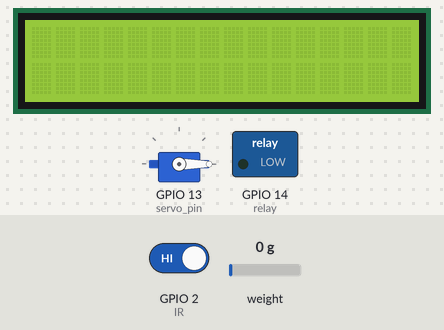
Simulated run of this sketch. Board: ESP32. On the bench: 16×2 character LCD, servo, switched loads named in the sketch (green lamp = pin HIGH). The test bench sets the inputs (shaded band); at power-on: GPIO 2 (IR) HIGH, weight on the scale 0 g. WiFi joins after 1.5 s; servers stay silent unless stated; no MQTT or app messages arrive unless stated; what the sketch prints to the serial monitor is not drawn.

Above: at 3.7 s.
3.8 s: GPIO 2 (IR) driven LOW
At 4.9 s:
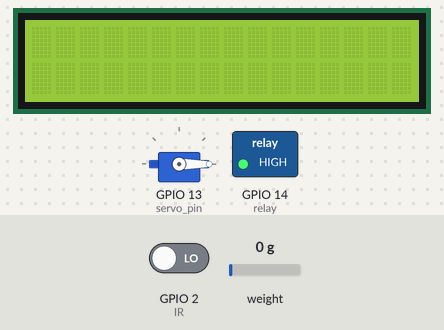
At 8.6 s:
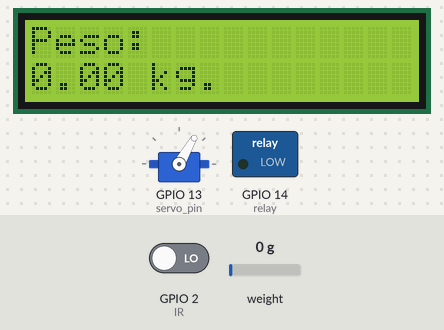
9.8 s: GPIO 2 (IR) driven LOW
At 11.6 s:
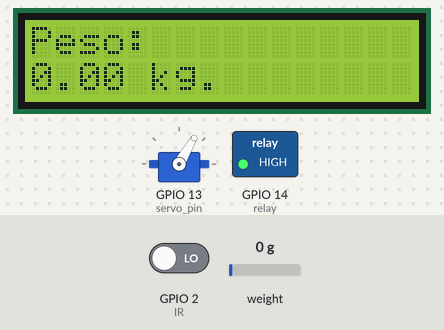
Timing chart, 0 to 18.4 s (numbered marks = the images above; inputs shaded):
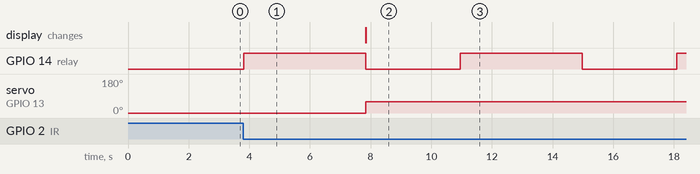

The sketch:

codigo.ino
```cpp
/************************************************************
 * PLANTILLA: ESP32  → Adafruit IO
 ************************************************************/

#include <WiFi.h>                  // Librería WiFi para ESP32
#include "Adafruit_MQTT.h"         // Librería MQTT
#include "Adafruit_MQTT_Client.h"  // Cliente MQTT para Adafruit IO
#include <Wire.h>
#include <LiquidCrystal_I2C.h>     // Libreria para manejo de pantalla
#include <HX711.h>                 // Libreria para control de celda de carga
#include <ESP32Servo.h>            // Libreria para control de servomotor

/*
  IMPORTANTE

  Por motivos de seguridad y de funcionamiento, hay algunos valores
  que no se dejarán explícitos en el código, como serían el SSID de la red
  La contraseña de la red, el username de adafruit ni la llave.

  Finalmente, el valor de la variable scale_weight y weight_param,
  debido a que dependen directamente de la calibración de la celda de carga,
  podrán variar al momento de la presentación.

*/


/************** CONFIGURACIÓN Wi-Fi **************/

#define WLAN_SSID ""     // Nombre de tu red WiFi
#define WLAN_PASS ""  // Contraseña de tu red WiFi

/************** CONFIGURACIÓN Adafruit IO **************/
#define AIO_SERVER "io.adafruit.com"
#define AIO_SERVERPORT 1883  // Usa 8883 para SSL
#define AIO_USERNAME ""
#define AIO_KEY ""

/************** VARIABLES**************/
HX711 scale;
Servo servo;

int relay = 14;
int IR = 2;
int DT = 17;
int SCK_pin = 16;
int servo_pin = 13;

int scale_weight = -346300.0; // Puede variar

int initial_servo = 0;
int first_category = 60;
int second_category = 90;

float weight_param = 0.05; //50 gramos, puede variar

LiquidCrystal_I2C lcd(0x27, 16, 2);

/************** CLIENTE MQTT **************/
WiFiClient client;
Adafruit_MQTT_Client mqtt(&client, AIO_SERVER, AIO_SERVERPORT, AIO_USERNAME, AIO_KEY);

/************** FEED DE PUBLICACIÓN **************/
Adafruit_MQTT_Publish pubWht = Adafruit_MQTT_Publish(&mqtt, AIO_USERNAME "/feeds/peso");

/************** FUNCIÓN: Conexión a MQTT **************/
void MQTT_connect() {
  if (mqtt.connected()) return;
  Serial.print("Conectando a Adafruit IO... ");
  int8_t ret;
  uint8_t retries = 3;
  while ((ret = mqtt.connect()) != 0) {
    Serial.println(mqtt.connectErrorString(ret));
    Serial.println("Reintento en 10 s...");
    mqtt.disconnect();
    delay(10000);
    if (--retries == 0)
      while (1) delay(1);  // Queda esperando reset
  }
  Serial.println("¡Conectado!");
}


/************** SETUP **************/
void setup() {
  Serial.begin(115200);

  lcd.init();
  lcd.backlight();
  lcd.clear();

  pinMode(relay, OUTPUT);
  digitalWrite(relay, LOW);

  pinMode(IR, INPUT_PULLUP);

  scale.begin(DT, SCK_pin);
  scale.set_scale(scale_weight);
  scale.tare();

  servo.attach(servo_pin);
  servo.write(initial_servo);

  Serial.print("Conectando a WiFi...");
  WiFi.begin(WLAN_SSID, WLAN_PASS);
  while (WiFi.status() != WL_CONNECTED) {
    delay(500);
    Serial.print(".");
  }
  Serial.println("\nWiFi conectado");
}

/************** LOOP **************/
void loop() {
  // Mantener conexión MQTT
  MQTT_connect();
  mqtt.processPackets(100);  // Reducido para mejor respuesta
  if (!mqtt.ping()) mqtt.disconnect();

  // Lectura de sensores cada INTERVALO_SENSORES
  int value_ir = digitalRead(IR);

  Serial.print("IR: ");
  Serial.println(value_ir);

  if (value_ir == LOW) {

    digitalWrite(relay, HIGH);

    double weight = obtenerPesoValido();

    delay(3000);

    lcd.clear();
    lcd.setCursor(0, 0);
    lcd.print("Peso: ");
    lcd.setCursor(0, 1);
    lcd.print(String(weight) + " kg.");
    if (!pubWht.publish(weight)) {
      Serial.println("Error al publicar el peso");
    } else {
      Serial.println("Éxito al publicar el peso");
    }

    if (weight < weight_param)
      servo.write(first_category);
    else
      servo.write(second_category);

    digitalWrite(relay, LOW);  // Mantenemos detenido
    delay(3000);
  }
  // Actualizar tiempo de última publicación
}


double obtenerPesoValido() {
  double w = scale.get_units(10);

  // Reintentar hasta que NO sea NaN
  while (isnan(w)) {
    Serial.println("Peso invalido, reintentando...");
    w = scale.get_units(10);
    delay(200);
  }

  return w;
}
```

Measured:
- after the input at 3.8 s, GPIO 14 (relay): LOW → HIGH at once, → LOW 4.0 s later; servo on GPIO 13 (servo_pin): 0° → 60° after 4.0 s
